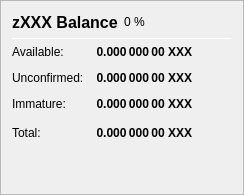
                   <widget class="QFrame" name="frame_ZerocoinBalances">
                    <property name="frameShape">
                     <enum>QFrame::StyledPanel</enum>
                    </property>
                    <property name="frameShadow">
                     <enum>QFrame::Raised</enum>
                    </property>
                    <layout class="QVBoxLayout" name="verticalLayout_7">
                     <item>
                      <layout class="QHBoxLayout" name="horizontalLayout_8" stretch="0,0,0">
                       <item>
                        <widget class="QLabel" name="label_5z_3">
                         <property name="minimumSize">
                          <size>
                           <width>0</width>
                           <height>20</height>
                          </size>
                         </property>
                         <property name="font">
                          <font>
                           <pointsize>12</pointsize>
                           <weight>75</weight>
                           <bold>true</bold>
                          </font>
                         </property>
                         <property name="text">
                          <string>zXXX Balance</string>
                         </property>
                        </widget>
                       </item>
                       <item>
                        <widget class="QLabel" name="labelzXXXPercent">
                         <property name="text">
                          <string notr="true">0 %</string>
                         </property>
                        </widget>
                       </item>
                       <item>
                        <spacer name="horizontalSpacer_11">
                         <property name="orientation">
                          <enum>Qt::Horizontal</enum>
                         </property>
                         <property name="sizeHint" stdset="0">
                          <size>
                           <width>40</width>
                           <height>20</height>
                          </size>
                         </property>
                        </spacer>
                       </item>
                      </layout>
                     </item>
                     <item>
                      <widget class="Line" name="line_ZerocoinBalance">
                       <property name="minimumSize">
                        <size>
                         <width>0</width>
                         <height>1</height>
                        </size>
                       </property>
                       <property name="maximumSize">
                        <size>
                         <width>16777215</width>
                         <height>1</height>
                        </size>
                       </property>
                       <property name="orientation">
                        <enum>Qt::Horizontal</enum>
                       </property>
                      </widget>
                     </item>
                     <item>
                      <layout class="QGridLayout" name="gridLayout_5">
                       <property name="spacing">
                        <number>12</number>
                       </property>
                       <item row="1" column="0">
                        <widget class="QLabel" name="labelzBalanceMatureText">
                         <property name="toolTip">
                          <string>Mature: more than 20 confirmation and more than 1 mint of the same denomination after it was minted.
These zXXX are spendable.</string>
                         </property>
                         <property name="text">
                          <string>Available:</string>
                         </property>
                        </widget>
                       </item>
                       <item row="1" column="1">
                        <widget class="QLabel" name="labelzBalanceMature">
                         <property name="font">
                          <font>
                           <weight>75</weight>
                           <bold>true</bold>
                          </font>
                         </property>
                         <property name="toolTip">
                          <string>Mature: more than 20 confirmation and more than 1 mint of the same denomination after it was minted.
These zXXX are spendable.</string>
                         </property>
                         <property name="text">
                          <string notr="true">0.000 000 00 XXX</string>
                         </property>
                         <property name="alignment">
                          <set>Qt::AlignRight|Qt::AlignTrailing|Qt::AlignVCenter</set>
                         </property>
                        </widget>
                       </item>
                       <item row="2" column="0">
                        <widget class="QLabel" name="labelzBalanceUnconfirmedText">
                         <property name="toolTip">
                          <string>Unconfirmed: less than 20 confirmations
Immature: confirmed, but less than 1 mint of the same denomination after it was minted</string>
                         </property>
                         <property name="text">
                          <string>Unconfirmed:</string>
                         </property>
                        </widget>
                       </item>
                       <item row="2" column="1">
                        <widget class="QLabel" name="labelzBalanceUnconfirmed">
                         <property name="font">
                          <font>
                           <weight>75</weight>
                           <bold>true</bold>
                          </font>
                         </property>
                         <property name="toolTip">
                          <string>Unconfirmed: less than 20 confirmations
Immature: confirmed, but less than 1 mint of the same denomination after it was minted</string>
                         </property>
                         <property name="text">
                          <string notr="true">0.000 000 00 XXX</string>
                         </property>
                         <property name="alignment">
                          <set>Qt::AlignRight|Qt::AlignTrailing|Qt::AlignVCenter</set>
                         </property>
                        </widget>
                       </item>
                       <item row="3" column="0">
                        <widget class="QLabel" name="labelzBalanceImmatureText">
                         <property name="toolTip">
                          <string>Unconfirmed: less than 20 confirmations
Immature: confirmed, but less than 1 mint of the same denomination after it was minted</string>
                         </property>
                         <property name="text">
                          <string>Immature:</string>
                         </property>
                        </widget>
                       </item>
                       <item row="3" column="1">
                        <widget class="QLabel" name="labelzBalanceImmature">
                         <property name="font">
                          <font>
                           <weight>75</weight>
                           <bold>true</bold>
                          </font>
                         </property>
                         <property name="toolTip">
                          <string>Unconfirmed: less than 20 confirmations
Immature: confirmed, but less than 1 mint of the same denomination after it was minted</string>
                         </property>
                         <property name="text">
                          <string notr="true">0.000 000 00 XXX</string>
                         </property>
                         <property name="alignment">
                          <set>Qt::AlignRight|Qt::AlignTrailing|Qt::AlignVCenter</set>
                         </property>
                        </widget>
                       </item>
                       <item row="4" column="0">
                        <widget class="QLabel" name="labelzBalanceText">
                         <property name="toolTip">
                          <string>Your current zXXX balance, unconfirmed and immature zXXX included.</string>
                         </property>
                         <property name="text">
                          <string>Total:</string>
                         </property>
                        </widget>
                       </item>
                       <item row="4" column="1">
                        <widget class="QLabel" name="labelzBalance">
                         <property name="font">
                          <font>
                           <weight>75</weight>
                           <bold>true</bold>
                          </font>
                         </property>
                         <property name="cursor">
                          <cursorShape>IBeamCursor</cursorShape>
                         </property>
                         <property name="toolTip">
                          <string>Your current zXXX balance, unconfirmed and immature zXXX included.</string>
                         </property>
                         <property name="text">
                          <string notr="true">0.000 000 00 XXX</string>
                         </property>
                         <property name="alignment">
                          <set>Qt::AlignRight|Qt::AlignTrailing|Qt::AlignVCenter</set>
                         </property>
                         <property name="textInteractionFlags">
                          <set>Qt::LinksAccessibleByMouse|Qt::TextSelectableByKeyboard|Qt::TextSelectableByMouse</set>
                         </property>
                        </widget>
                       </item>
                       <item row="4" column="2">
                        <spacer name="horizontalSpacer_4">
                         <property name="orientation">
                          <enum>Qt::Horizontal</enum>
                         </property>
                         <property name="sizeHint" stdset="0">
                          <size>
                           <width>40</width>
                           <height>20</height>
                          </size>
                         </property>
                        </spacer>
                       </item>
                      </layout>
                     </item>
                     <item>
                      <spacer name="verticalSpacer_4">
                       <property name="orientation">
                        <enum>Qt::Vertical</enum>
                       </property>
                       <property name="sizeHint" stdset="0">
                        <size>
                         <width>20</width>
                         <height>40</height>
                        </size>
                       </property>
                      </spacer>
                     </item>
                    </layout>
                   </widget>
